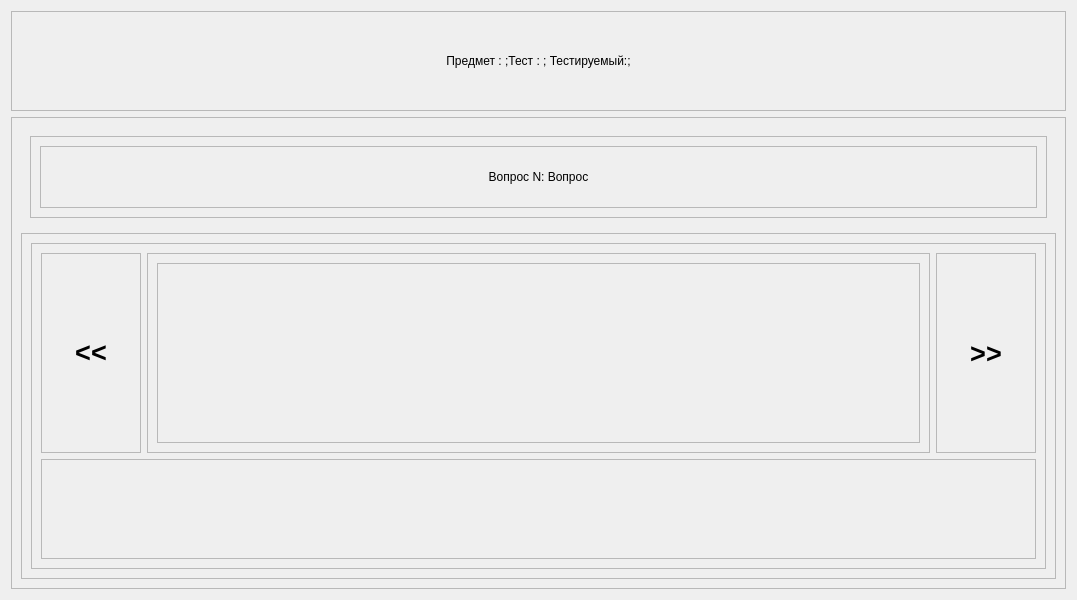
<?xml version="1.0" encoding="UTF-8"?>
<ui version="4.0">
 <class>Widget</class>
 <widget class="QWidget" name="Widget">
  <property name="geometry">
   <rect>
    <x>0</x>
    <y>0</y>
    <width>1077</width>
    <height>600</height>
   </rect>
  </property>
  <property name="windowTitle">
   <string>Widget</string>
  </property>
  <layout class="QVBoxLayout" name="verticalLayout_2">
   <item>
    <layout class="QGridLayout" name="gridLayout">
     <item row="0" column="0">
      <widget class="QFrame" name="frame_4">
       <property name="maximumSize">
        <size>
         <width>16777215</width>
         <height>100</height>
        </size>
       </property>
       <property name="styleSheet">
        <string notr="true">QFrame#frame
{
    border-width: 2px;
    border-color: black;
}</string>
       </property>
       <property name="frameShape">
        <enum>QFrame::StyledPanel</enum>
       </property>
       <property name="frameShadow">
        <enum>QFrame::Plain</enum>
       </property>
       <layout class="QGridLayout" name="gridLayout_8">
        <item row="0" column="0">
         <widget class="QLabel" name="labelNameTopicText">
          <property name="text">
           <string>Предмет : ;Тест : ; Тестируемый:;</string>
          </property>
          <property name="alignment">
           <set>Qt::AlignCenter</set>
          </property>
         </widget>
        </item>
       </layout>
      </widget>
     </item>
     <item row="1" column="0">
      <widget class="QFrame" name="frame_3">
       <property name="styleSheet">
        <string notr="true">QFrame#frame_2
{
    border-width: 2px;
    border-color: black;
}</string>
       </property>
       <property name="frameShape">
        <enum>QFrame::StyledPanel</enum>
       </property>
       <property name="frameShadow">
        <enum>QFrame::Plain</enum>
       </property>
       <layout class="QGridLayout" name="gridLayout_2">
        <item row="1" column="0">
         <widget class="QFrame" name="frame">
          <property name="frameShape">
           <enum>QFrame::StyledPanel</enum>
          </property>
          <property name="frameShadow">
           <enum>QFrame::Raised</enum>
          </property>
          <layout class="QGridLayout" name="gridLayout_3">
           <item row="0" column="0">
            <layout class="QHBoxLayout" name="horizontalLayout">
             <item>
              <widget class="QFrame" name="frame_6">
               <property name="frameShape">
                <enum>QFrame::StyledPanel</enum>
               </property>
               <property name="frameShadow">
                <enum>QFrame::Raised</enum>
               </property>
               <layout class="QGridLayout" name="gridLayout_5">
                <item row="0" column="0">
                 <widget class="QFrame" name="frame_2">
                  <property name="maximumSize">
                   <size>
                    <width>100</width>
                    <height>16777215</height>
                   </size>
                  </property>
                  <property name="font">
                   <font>
                    <bold>true</bold>
                   </font>
                  </property>
                  <property name="frameShape">
                   <enum>QFrame::StyledPanel</enum>
                  </property>
                  <property name="frameShadow">
                   <enum>QFrame::Plain</enum>
                  </property>
                  <layout class="QGridLayout" name="gridLayout_10">
                   <item row="0" column="0">
                    <widget class="QLabel" name="label_3">
                     <property name="font">
                      <font>
                       <pointsize>20</pointsize>
                       <bold>true</bold>
                      </font>
                     </property>
                     <property name="text">
                      <string>&lt;&lt;</string>
                     </property>
                     <property name="alignment">
                      <set>Qt::AlignCenter</set>
                     </property>
                    </widget>
                   </item>
                  </layout>
                 </widget>
                </item>
                <item row="0" column="1">
                 <widget class="QFrame" name="frame_8">
                  <property name="frameShape">
                   <enum>QFrame::StyledPanel</enum>
                  </property>
                  <property name="frameShadow">
                   <enum>QFrame::Plain</enum>
                  </property>
                  <layout class="QGridLayout" name="gridLayout_6">
                   <item row="0" column="0">
                    <layout class="QGridLayout" name="gridLayout_12">
                     <item row="0" column="0">
                      <widget class="QFrame" name="frame_Answer">
                       <property name="maximumSize">
                        <size>
                         <width>16777215</width>
                         <height>50000</height>
                        </size>
                       </property>
                       <property name="frameShape">
                        <enum>QFrame::StyledPanel</enum>
                       </property>
                       <property name="frameShadow">
                        <enum>QFrame::Raised</enum>
                       </property>
                       <layout class="QGridLayout" name="gridLayout_13">
                        <item row="0" column="0">
                         <layout class="QVBoxLayout" name="verticalLayout"/>
                        </item>
                       </layout>
                      </widget>
                     </item>
                    </layout>
                   </item>
                  </layout>
                 </widget>
                </item>
                <item row="0" column="2">
                 <widget class="QFrame" name="frame_5">
                  <property name="maximumSize">
                   <size>
                    <width>100</width>
                    <height>16777215</height>
                   </size>
                  </property>
                  <property name="frameShape">
                   <enum>QFrame::StyledPanel</enum>
                  </property>
                  <property name="frameShadow">
                   <enum>QFrame::Plain</enum>
                  </property>
                  <layout class="QGridLayout" name="gridLayout_11">
                   <item row="0" column="0">
                    <widget class="QLabel" name="label_4">
                     <property name="font">
                      <font>
                       <pointsize>20</pointsize>
                       <bold>true</bold>
                      </font>
                     </property>
                     <property name="text">
                      <string>&gt;&gt;</string>
                     </property>
                     <property name="alignment">
                      <set>Qt::AlignCenter</set>
                     </property>
                    </widget>
                   </item>
                  </layout>
                 </widget>
                </item>
                <item row="1" column="0" colspan="3">
                 <widget class="QFrame" name="frame_9">
                  <property name="maximumSize">
                   <size>
                    <width>16777215</width>
                    <height>100</height>
                   </size>
                  </property>
                  <property name="frameShape">
                   <enum>QFrame::StyledPanel</enum>
                  </property>
                  <property name="frameShadow">
                   <enum>QFrame::Plain</enum>
                  </property>
                 </widget>
                </item>
               </layout>
              </widget>
             </item>
            </layout>
           </item>
          </layout>
         </widget>
        </item>
        <item row="0" column="0">
         <widget class="QWidget" name="widget" native="true">
          <property name="maximumSize">
           <size>
            <width>16777215</width>
            <height>100</height>
           </size>
          </property>
          <layout class="QGridLayout" name="gridLayout_4">
           <item row="0" column="0">
            <widget class="QFrame" name="frame_7">
             <property name="styleSheet">
              <string notr="true">QFrame
{
  border-width : 2px;
  border-color: black;
}</string>
             </property>
             <property name="frameShape">
              <enum>QFrame::StyledPanel</enum>
             </property>
             <property name="frameShadow">
              <enum>QFrame::Raised</enum>
             </property>
             <layout class="QGridLayout" name="gridLayout_7">
              <item row="0" column="0">
               <widget class="QFrame" name="frame_10">
                <property name="frameShape">
                 <enum>QFrame::StyledPanel</enum>
                </property>
                <property name="frameShadow">
                 <enum>QFrame::Plain</enum>
                </property>
                <layout class="QGridLayout" name="gridLayout_9">
                 <item row="0" column="0">
                  <widget class="QLabel" name="labelQuestion">
                   <property name="text">
                    <string>Вопрос N: Вопрос</string>
                   </property>
                   <property name="alignment">
                    <set>Qt::AlignCenter</set>
                   </property>
                  </widget>
                 </item>
                </layout>
               </widget>
              </item>
             </layout>
            </widget>
           </item>
          </layout>
         </widget>
        </item>
       </layout>
      </widget>
     </item>
    </layout>
   </item>
  </layout>
 </widget>
 <resources/>
 <connections/>
</ui>
